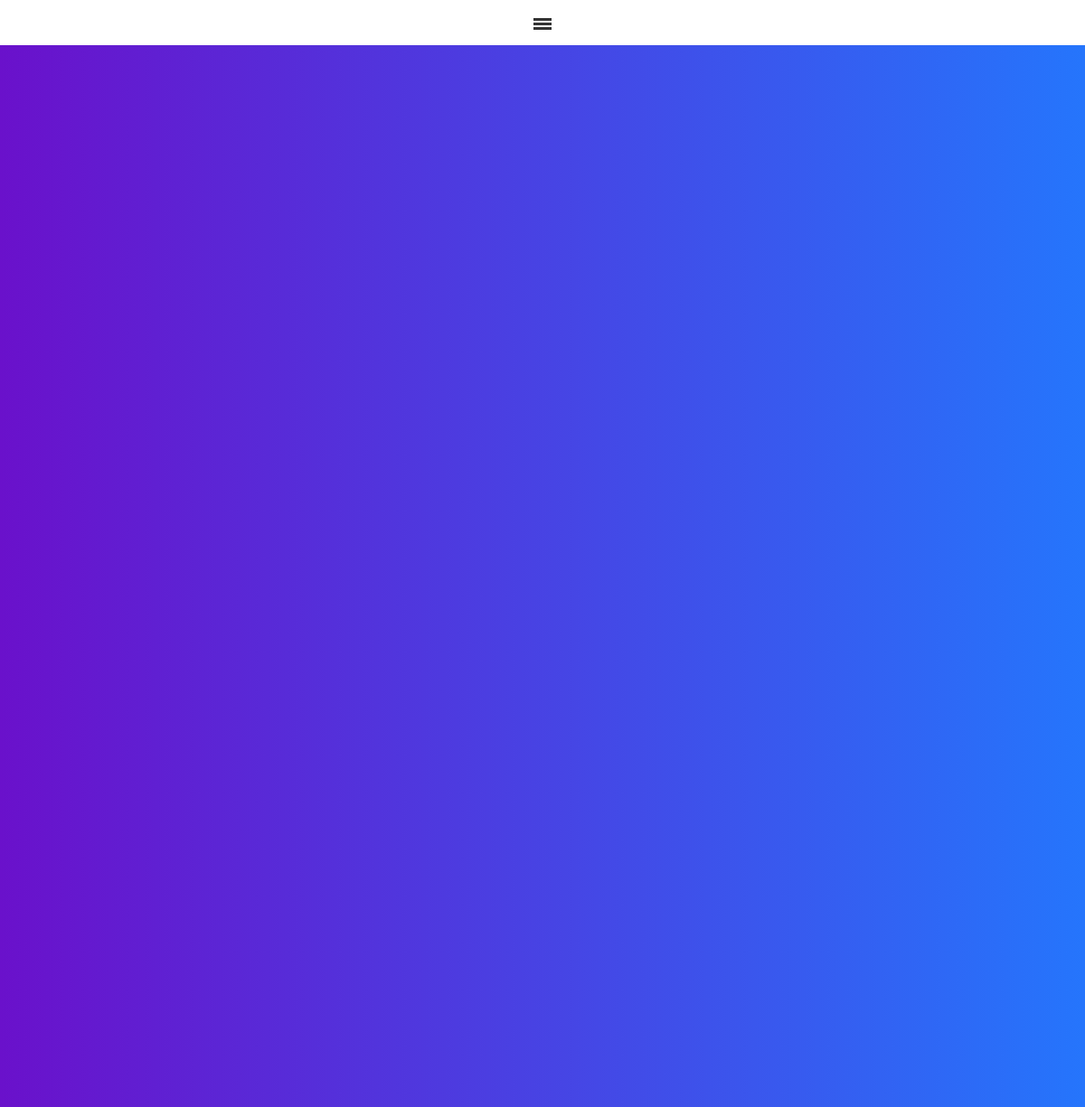
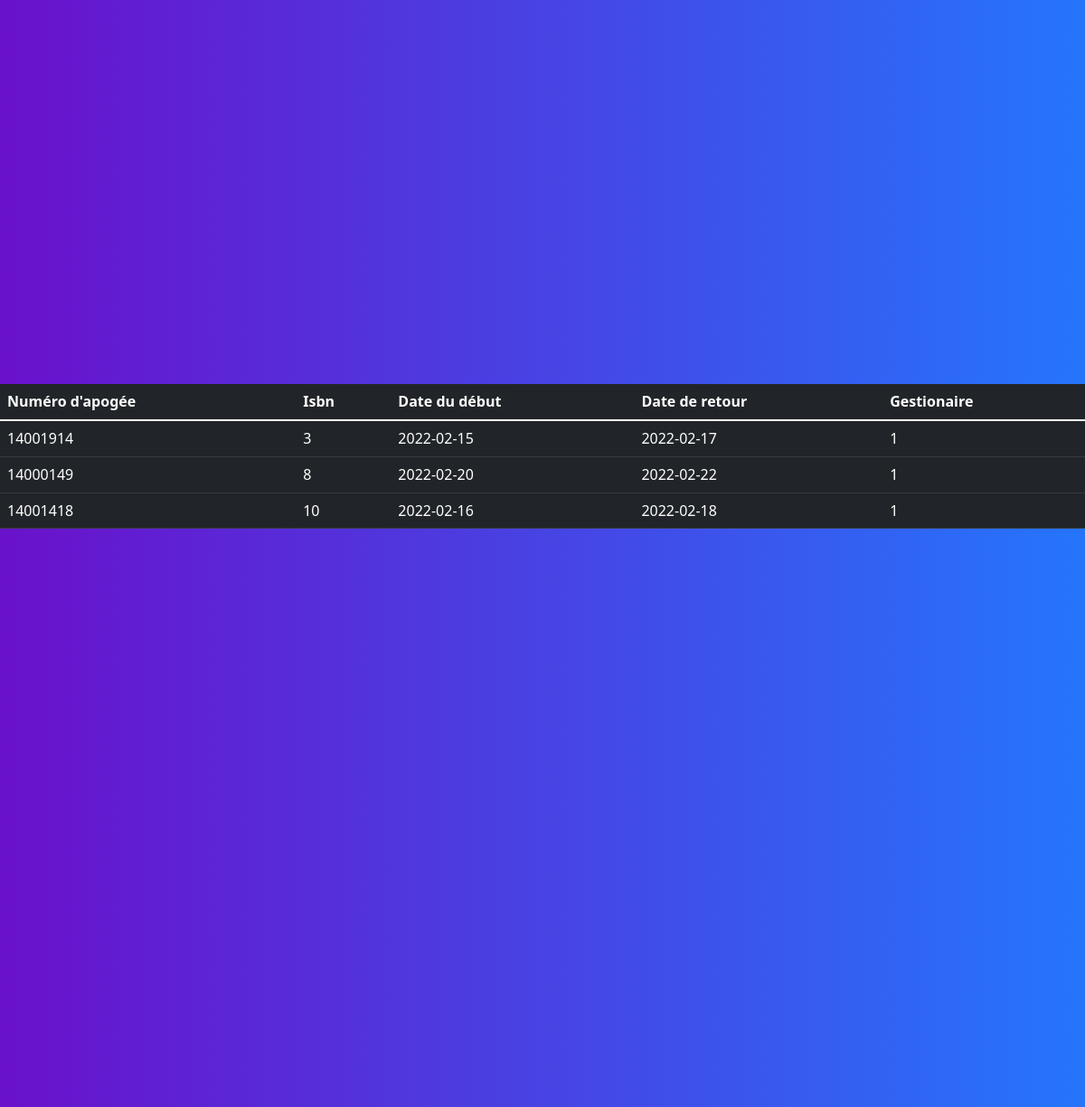
Screenshot of /list_emprunts.php with the database file from the repository (2 pictures, top to bottom).
### tables this page shows
CREATE TABLE `emprunt` (
  `id_emprunt` int(11) NOT NULL,
  `id_etudiant` int(11) NOT NULL,
  `id_livre` int(11) NOT NULL,
  `dt_debut` date NOT NULL,
  `dt_retour` date DEFAULT NULL,
  `id_gestionaire` int(11) NOT NULL
);

### src/list_emprunts.php (the view, shortened to what this page needs)
<link rel="stylesheet" href="menustyle.css">
<link rel="stylesheet" href="bootstrap.min.css">
<link rel="stylesheet" href="bootstrap.min.js">
<link href="//netdna.bootstrapcdn.com/bootstrap/3.2.0/css/bootstrap.min.css" rel="stylesheet" id="bootstrap-css">
<section class="vh-100 gradient-custom">
<link href="//netdna.bootstrapcdn.com/bootstrap/3.1.0/css/bootstrap.min.css" rel="stylesheet" id="bootstrap-css">
		<a class="menu-bar" data-toggle="collapse" href="#menu">
        </a>
</section>
<?php
include "menu.php";
?>
<link rel="stylesheet" href="monstyle.css">
<link rel="stylesheet" href="bootstrap.min.css">
<link rel="stylesheet" href="bootstrap.min.js">
<section class="vh-100 gradient-custom">
<div id="tableau">
<table class="table table-hover table-dark">
    <thead>
      <tr>
        <th scope="col">Numéro d'apogée</th>
        <th scope="col">Isbn</th>
        <th scope="col">Date du début</th>
        <th scope="col">Date de retour</th>
        <th scope="col">Gestionaire</th>
      </tr>
    </thead>
    <tbody>
        <?php
    include("connexion.php");
    $sql3 = "SELECT * FROM emprunt";
    $result3 = mysqli_query($connect,$sql3);
    while($data = mysqli_fetch_assoc($result3)){ ?>
        <tr>
        <td scope="row"> <?php echo $data['id_etudiant'] ?>  </td>
        <td scope="row"> <?php echo $data['id_livre'] ?>  </td>
        <td scope="row"> <?php echo $data['dt_debut'] ?>  </td>
        <td scope="row"> <?php echo $data['dt_retour'] ?>  </td>
        <td scope="row"> <?php echo $data['id_gestionaire'] ?>  </td>
    </tr>
    <?php } ?>
    </section>

### src/menu.php (shortened to what this page needs)
<link rel="stylesheet" href="menustyle.css">
<link rel="stylesheet" href="bootstrap.min.css">
<link rel="stylesheet" href="bootstrap.min.js">
<link href="//netdna.bootstrapcdn.com/bootstrap/3.2.0/css/bootstrap.min.css" rel="stylesheet" id="bootstrap-css">
<section class="vh-100 gradient-custom">
<link href="//netdna.bootstrapcdn.com/bootstrap/3.1.0/css/bootstrap.min.css" rel="stylesheet" id="bootstrap-css">
		<a class="menu-bar" data-toggle="collapse" href="#menu">
            <span class="bars"></span>
        </a>
</section>

### src/menustyle.css (style rules this page uses)
.gradient-custom { background: #6a11cb; background: -webkit-linear-gradient(to right, rgba(106, 17, 203, 1), rgba(37, 117, 252, 1)); background: linear-gradient(to right, rgba(106, 17, 203, 1), rgba(37, 117, 252, 1)) }
.menu-bar { position: absolute; top: 20px; left: 50%; height: 14px; margin-left: -10px; }
.bars { display: block; width: 20px; height: 3px; background-color: #333; box-shadow: 0 5px 0 #333, 0 10px 0 #333; }

### src/monstyle.css (style rules this page uses)
.gradient-custom { background: #6a11cb; background: -webkit-linear-gradient(to right, rgba(106, 17, 203, 1), rgba(37, 117, 252, 1)); background: linear-gradient(to right, rgba(106, 17, 203, 1), rgba(37, 117, 252, 1)) }
.menu-bar { position: absolute; top: 20px; left: 50%; height: 14px; margin-left: -10px; }
.bars { display: block; width: 20px; height: 3px; background-color: #333; box-shadow: 0 5px 0 #333, 0 10px 0 #333; }

### rows the page displays
emprunt: id_etudiant "14001914", id_livre "3", dt_debut "2022-02-15", dt_retour "2022-02-17", id_gestionaire "1"
emprunt: id_etudiant "14000149", id_livre "8", dt_debut "2022-02-20", dt_retour "2022-02-22", id_gestionaire "1"
emprunt: id_etudiant "14001418", id_livre "10", dt_debut "2022-02-16", dt_retour "2022-02-18", id_gestionaire "1"
